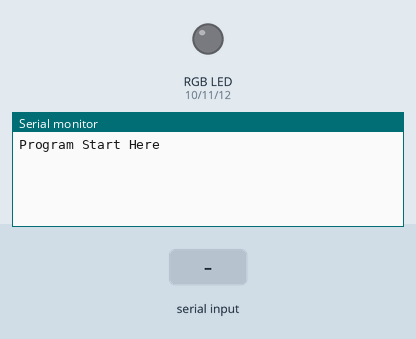
Simulated run of this sketch. Board: Arduino Uno, built with avr-gcc and run on an emulated ATmega328P. Shown: an RGB LED mixed from three pins (HIGH = lit), the last lines printed to the serial monitor. The test bench sets the inputs (shaded band).

Above: at 1.2 s.
1.3 s: "@\n" received over Serial
At 2.8 s:
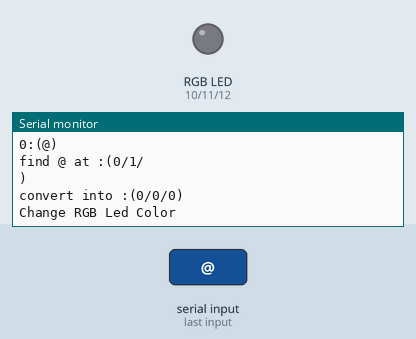
3.8 s: "90,45,200\n" received over Serial
At 6.0 s:
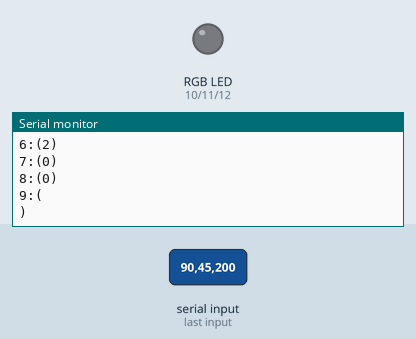
6.3 s: "90,45\n" received over Serial
At 8.9 s:
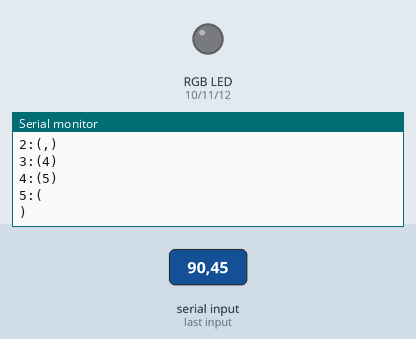
Timing chart, 0 to 10.4 s (numbered marks = the images above; inputs shaded):
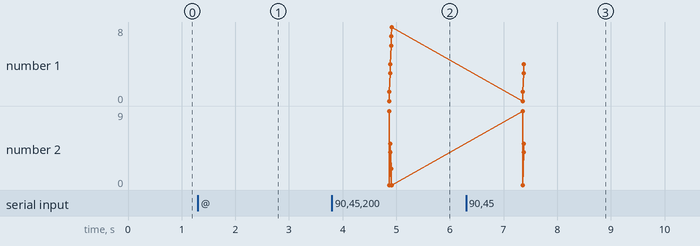

The sketch:

ControlRGBLed.ino
```cpp
#include <String.h>
#define RedLedPin 10  //Red Light of RGB Led
#define GreenLedPin 11   //Green Light of RGB Led
#define BlueLedPin 12   //Blue Light of RGB Led
byte RedValue = 0, GreenValue = 0, BlueValue = 0;
String ReadStr = "      " ;
void setup() {
  // put your setup code here, to run once:
  pinMode(RedLedPin, OUTPUT) ;
  pinMode(GreenLedPin, OUTPUT) ;
  pinMode(BlueLedPin, OUTPUT) ;
  analogWrite(RedLedPin,0) ;
  analogWrite(GreenLedPin,0) ;
  analogWrite(BlueLedPin,0) ;

  Serial.begin(9600) ;
  Serial.println("Program Start Here") ;
}

void loop() {
  // put your main code here, to run repeatedly:
  if (Serial.available() >0)
  {
    ReadStr = Serial.readStringUntil(0x23) ;
     //  Serial.read() ;
      Serial.print("ReadString is :(") ;
       Serial.print(ReadStr) ;
       Serial.print(")\n") ;
        if (DecodeString(ReadStr,&RedValue,&GreenValue,&BlueValue) )
           {
            Serial.println("Change RGB Led Color") ;
            analogWrite(RedLedPin , RedValue)  ;
            analogWrite(GreenLedPin , GreenValue)  ;
            analogWrite(BlueLedPin , BlueValue)  ;
           }
  }


}

boolean DecodeString(String INPStr, byte *r, byte *g , byte *b)
{
                    Serial.print("check sgtring:(") ;
                    Serial.print(INPStr) ;
                         Serial.print(")\n") ;

      int i = 0 ;
      int strsize = INPStr.length();
      for(i = 0 ; i <strsize ;i++)
          {
                    Serial.print(i) ;
                    Serial.print(":(") ;
                         Serial.print(INPStr.substring(i,i+1)) ;
                    Serial.print(")\n") ;

              if (INPStr.substring(i,i+1) == "@")
                  {
                    Serial.print("find @ at :(") ;
                    Serial.print(i) ;
                         Serial.print("/") ;
                              Serial.print(strsize-i-1) ;
                         Serial.print("/") ;
                              Serial.print(INPStr.substring(i+1,strsize)) ;
                    Serial.print(")\n") ;
                      *r = byte(INPStr.substring(i+1,i+1+3).toInt()) ;
                      *g = byte(INPStr.substring(i+1+3,i+1+3+3).toInt() ) ;
                      *b = byte(INPStr.substring(i+1+3+3,i+1+3+3+3).toInt() ) ;
                       Serial.print("convert into :(") ;
                        Serial.print(*r) ;
                         Serial.print("/") ;
                        Serial.print(*g) ;
                         Serial.print("/") ;
                        Serial.print(*b) ;
                         Serial.print(")\n") ;

                      return true ;
                  }
          }
    return false ;

}
```

Measured:
- after the input at 1.3 s, the serial monitor: prints a new line after 1.0 s (image 1)
- after the input at 3.8 s, the serial monitor: prints a new line after 1.0 s (image 2)
- after the input at 6.3 s, the serial monitor: prints a new line after 1.0 s (image 3)
